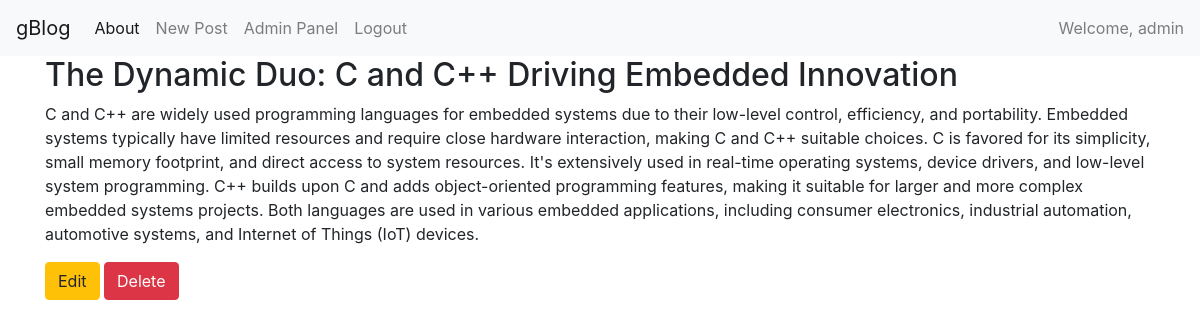
The app's page /post/7 (signed in) with its own data.
### tables this page shows
CREATE TABLE posts (
    id INTEGER PRIMARY KEY AUTOINCREMENT,
    title TEXT NOT NULL,
    content TEXT(10000) NOT NULL,
    user_id INTEGER,
    FOREIGN KEY (user_id) REFERENCES users (id)
);

### app.py (the view)
@app.route('/post/<int:post_id>')
@login_required
def post(post_id):
    conn = get_connection()
    post = conn.execute('SELECT posts.*, users.username AS author FROM posts JOIN users ON posts.user_id = users.id WHERE posts.id = ?',(post_id,)).fetchone()
    conn.close()
    if post is None:
        abort(404)
    return render_template('post.html', post=post)

### app.py (called while the page is built)
def get_connection():
    conn = sqlite3.connect("database.db")
    conn.row_factory = sqlite3.Row
    return conn

def login_required(view):
    @functools.wraps(view)
    def wrapped_view(**kwargs):
        if not session.get("user_id"):
            return redirect(url_for('login'))
        return view(**kwargs)
    return wrapped_view

### templates/post.html (shortened to what this page needs)
{% extends 'base.html' %}
{% block content %}
    <h2>{{ post['title'] }}</h2>
    <p>{{ post['content'] }}</p>
    {% if session.get('user_id') == post['user_id'] or session.get('username') == 'admin' %}
        <a href="{{ url_for('edit', id=post['id']) }}" class="btn btn-warning">Edit</a>
        <form action="{{ url_for('delete', id=post['id']) }}" method="post" style="display:inline;">
            <button type="submit" class="btn btn-danger">Delete</button>
        </form>
    {% endif %}
{% endblock %}

### records on screen
posts: title "The Dynamic Duo: C and C++ Driving Embedded Innovation", content "C and C++ are widely used programming languages for embedded systems due to their low-level control, efficiency, and portability. Embedded systems typically have limited resources and require close hardware interaction, making C and C++ suitable choices. C is favored for its simplicity, small memory footprint, and direct access to system resources. It's extensively used in real-time operating systems, device drivers, and low-level system programming. C++ builds upon C and adds object-oriented programming features, making it suitable for larger and more complex embedded systems projects. Both languages are used in various embedded applications, including consumer electronics, industrial…"

### other values on screen
{{ session.get('username') }} "admin"
